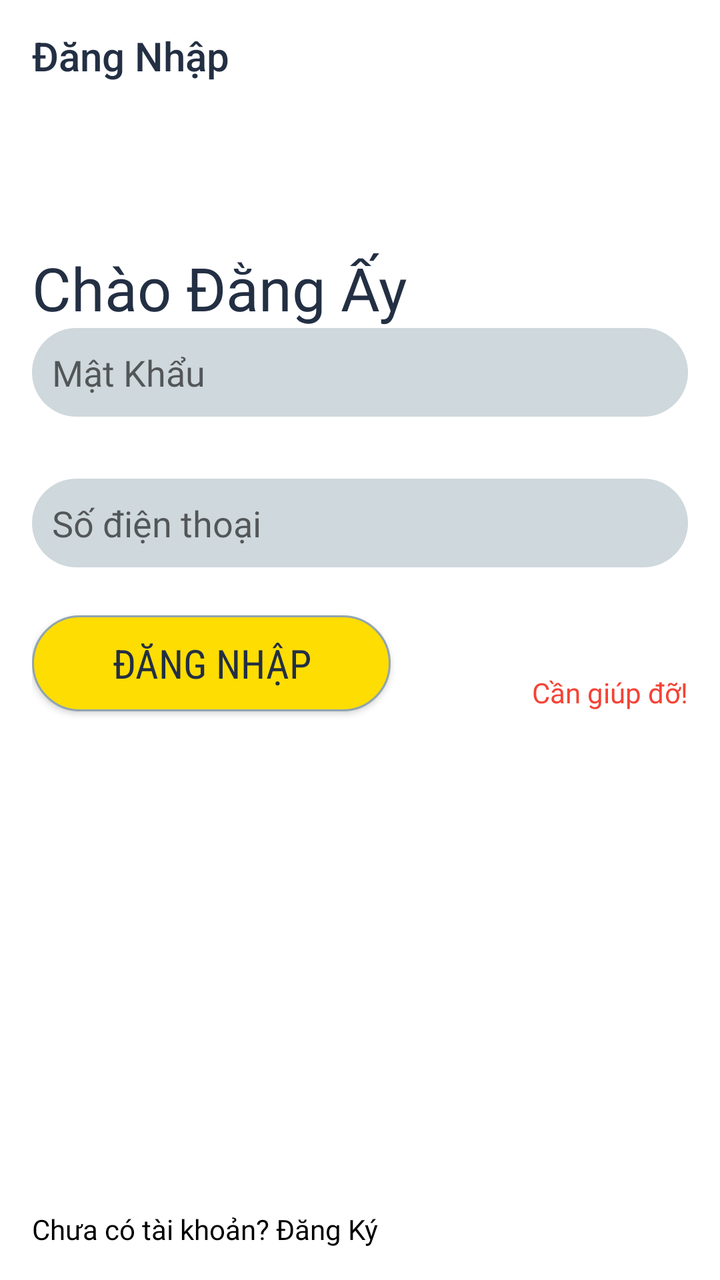
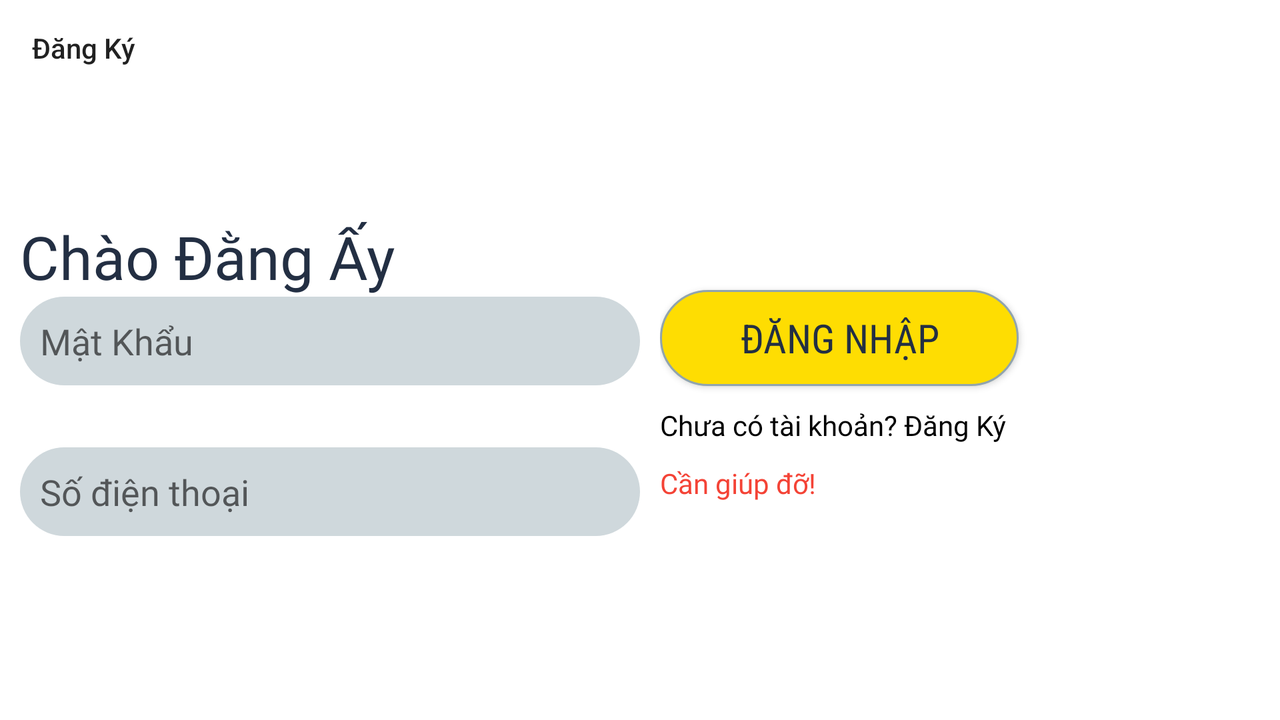

First picture: res/layout/ on a phone held upright. Second picture: the repository's own variant of that layout, on a device whose configuration matches the variant's folder. Source for both follows.
<!-- AndroidManifest.xml: application theme AppTheme -->
<!-- res/layout/activity_signin.xml -->
<?xml version="1.0" encoding="utf-8"?>
<androidx.constraintlayout.widget.ConstraintLayout xmlns:android="http://schemas.android.com/apk/res/android"
    xmlns:app="http://schemas.android.com/apk/res-auto"
    xmlns:tools="http://schemas.android.com/tools"
    android:layout_width="match_parent"
    android:layout_height="match_parent"
    android:background="@color/md_white_1000"
    tools:context=".ui.login.signin.SignInActivity">

    <androidx.constraintlayout.widget.ConstraintLayout
        style="@style/CardViewBackGround"
        android:layout_width="0dp"
        android:layout_height="0dp"
        app:layout_constraintBottom_toBottomOf="parent"
        app:layout_constraintEnd_toEndOf="parent"
        app:layout_constraintHorizontal_bias="1.0"
        app:layout_constraintStart_toStartOf="parent"
        app:layout_constraintTop_toTopOf="parent"
        app:layout_constraintVertical_bias="0.0">

        <EditText
            android:id="@+id/includeCountMember"
            android:layout_width="0dp"
            android:layout_height="wrap_content"
            android:layout_marginTop="100dp"
            android:background="@drawable/bg_edittext"
            android:fontFamily="@font/robotocondensed_regular"
            android:hint="@string/password"
            android:padding="10dp"
            android:inputType="textPassword"
            android:textColor="@android:color/black"
            app:layout_constraintEnd_toEndOf="parent"
            app:layout_constraintHorizontal_bias="0.0"
            app:layout_constraintStart_toStartOf="parent"
            app:layout_constraintTop_toTopOf="parent" />

        <EditText
            android:id="@+id/includePassWords"
            android:layout_width="0dp"
            android:layout_height="wrap_content"
            android:layout_marginTop="31dp"
            android:background="@drawable/bg_edittext"
            android:fontFamily="@font/robotocondensed_regular"
            android:hint="@string/phone_number"
            android:padding="10dp"
            android:textColor="@android:color/black"
            app:layout_constraintEnd_toEndOf="parent"
            app:layout_constraintStart_toStartOf="parent"
            app:layout_constraintTop_toBottomOf="@+id/includeCountMember" />

        <Button
            android:id="@+id/btnLogin"
            style="@style/ButtonBackGround"
            android:layout_width="0dp"
            android:layout_height="wrap_content"
            android:layout_marginTop="24dp"
            android:paddingStart="40dp"
            android:paddingEnd="40dp"
            android:text="@string/sign_in"
            app:layout_constraintStart_toStartOf="parent"
            app:layout_constraintTop_toBottomOf="@+id/includePassWords" />

        <TextView
            android:id="@+id/textView2"
            android:layout_width="wrap_content"
            android:layout_height="wrap_content"
            android:text="@string/need_help"
            app:layout_constraintBottom_toBottomOf="@+id/btnLogin"
            app:layout_constraintEnd_toEndOf="parent"
            app:layout_constraintTop_toTopOf="@+id/btnLogin"
            app:layout_constraintVertical_bias="1.0"
            android:textColor="@color/md_red_500"
            android:fontFamily="@font/robotocondensed_regular"
            android:paddingTop="10dp"/>

        <TextView
            android:id="@+id/tvSignUp"
            android:layout_width="wrap_content"
            android:layout_height="wrap_content"
            android:text="@string/not_have_account"
            app:layout_constraintBottom_toBottomOf="parent"
            app:layout_constraintStart_toStartOf="parent"
            android:fontFamily="@font/robotocondensed_regular"
            android:textColor="@color/md_black_1000"
            android:paddingTop="10dp"
            />

        <TextView
            android:id="@+id/textView3"
            style="@style/TextViewBackground"
            android:layout_width="wrap_content"
            android:layout_height="wrap_content"
            android:text="@string/hi_there"
            android:textSize="30sp"
            app:layout_constraintBottom_toTopOf="@+id/includeCountMember"
            app:layout_constraintStart_toStartOf="parent" />


    </androidx.constraintlayout.widget.ConstraintLayout>

    <androidx.appcompat.widget.Toolbar
        android:id="@+id/toolbarHomeStaysDetail"
        style="@style/ToolbarBg"
        android:layout_width="0dp"
        android:layout_height="wrap_content"
        app:layout_constraintEnd_toEndOf="parent"
        app:layout_constraintStart_toStartOf="parent"
        app:layout_constraintTop_toTopOf="parent"
        app:title="@string/title"
        app:titleTextColor="@color/colorPrimaryDark" />
</androidx.constraintlayout.widget.ConstraintLayout>
<!-- resources referenced by this layout -->
<resources>
  <color name="colorPrimaryDark">#232F43</color>
  <color name="md_black_1000">#000000</color>
  <color name="md_red_500">#F44336</color>
  <color name="md_white_1000">#ffffff</color>
  <!-- drawable bg_edittext (drawable) -->
  <?xml version="1.0" encoding="utf-8"?>
  <shape xmlns:android="http://schemas.android.com/apk/res/android">
      <corners android:radius="50dp"/>
      <solid android:color="@color/md_blue_grey_100"/>
  </shape>
  <string name="hi_there">Chào Đằng Ấy</string>
  <string name="need_help">Cần giúp đỡ!</string>
  <string name="not_have_account">Chưa có tài khoản? Đăng Ký</string>
  <string name="password">Mật Khẩu</string>
  <string name="phone_number">Số điện thoại</string>
  <string name="sign_in">Đăng Nhập</string>
  <string name="title">Đăng Nhập</string>
  <style name="ButtonBackGround">
          <item name="android:background">@drawable/bg_button_rename</item>
          <item name="android:textColor">@color/colorPrimaryDark</item>
          <item name="android:fontFamily">sans-serif-condensed</item>
          <item name="android:textSize">20sp</item>
      </style>
  <style name="CardViewBackGround">
          <item name="android:background">@color/md_white_1000</item>
          <item name="android:layout_marginStart">16dp</item>
          <item name="android:layout_marginLeft">16dp</item>
          <item name="android:layout_marginTop">64dp</item>
          <item name="android:layout_marginBottom">16dp</item>
          <item name="android:layout_marginEnd" tools:targetApi="jelly_bean_mr1">16dp</item>
      </style>
  <style name="TextViewBackground">
          <item name="android:fontFamily">@font/roboto_bold</item>
          <item name="android:textSize">19sp</item>
          <item name="android:textColor">@color/colorPrimaryDark</item>
      </style>
  <style name="ToolbarBg">
          <item name="android:background">@color/md_white_1000</item>
          <item name="android:minHeight">?attr/actionBarSize</item>
          <item name="android:theme">?attr/actionBarTheme</item>
          <item name="android:titleTextColor">@color/md_white_1000</item>
  
      </style>
  <style name="AppTheme" parent="Theme.AppCompat.Light.NoActionBar">
          
          <item name="colorPrimary">@color/colorPrimary</item>
          <item name="colorPrimaryDark">@color/colorPrimaryDark</item>
          <item name="colorAccent">@color/colorAccent</item>
      </style>
  <color name="md_blue_grey_100">#CFD8DC</color>
  <!-- drawable bg_button_rename (drawable) -->
  <?xml version="1.0" encoding="utf-8"?>
  <shape xmlns:android="http://schemas.android.com/apk/res/android">
      <solid android:color="#fedd02"/>
      <corners android:radius="50dp"/>
      <stroke android:color="@color/md_blue_grey_300" android:width="1dp"/>
  </shape>
  <color name="colorPrimary">#4A6572</color>
  <color name="colorAccent">#D81B60</color>
  <color name="md_blue_grey_300">#90A4AE</color>
</resources>
<!-- res/layout-land/activity_signin.xml (the repository's variant of the layout above) -->
<!-- drawn on the phone turned sideways -->
<?xml version="1.0" encoding="utf-8"?>
<LinearLayout xmlns:android="http://schemas.android.com/apk/res/android"
    xmlns:app="http://schemas.android.com/apk/res-auto"
    xmlns:tools="http://schemas.android.com/tools"
    android:layout_width="match_parent"
    android:layout_height="match_parent"
    android:background="@color/md_white_1000"
    android:orientation="vertical"
    tools:context=".ui.login.signin.SignInActivity">

    <androidx.appcompat.widget.Toolbar
        android:id="@+id/toolbar3"
        android:layout_width="match_parent"
        android:layout_height="wrap_content"
        android:background="@color/md_white_1000"
        android:minHeight="?attr/actionBarSize"
        android:theme="?attr/actionBarTheme"
        app:title="@string/sign_up"/>

    <LinearLayout
        android:baselineAligned="false"
        android:layout_width="match_parent"
        android:layout_height="match_parent"
        android:orientation="horizontal">

        <LinearLayout
            android:layout_width="0dp"
            android:layout_height="match_parent"
            android:layout_weight="1"
            android:orientation="vertical"
            android:layout_margin="10dp">

            <TextView
                android:id="@+id/textView3"
                style="@style/TextViewBackground"
                android:layout_width="wrap_content"
                android:layout_height="wrap_content"
                android:text="@string/hi_there"
                android:textSize="30sp"
                android:layout_marginTop="50dp"
                />

            <EditText
                android:id="@+id/includeCountMember"
                android:layout_width="match_parent"
                android:layout_height="wrap_content"
                android:background="@drawable/bg_edittext"
                android:fontFamily="@font/robotocondensed_regular"
                android:hint="@string/password"
                android:inputType="textPassword"
                android:padding="10dp"
                android:textColor="@android:color/black"
                 />

            <EditText
                android:id="@+id/includePassWords"
                android:layout_width="match_parent"
                android:layout_height="wrap_content"
                android:layout_marginTop="31dp"
                android:background="@drawable/bg_edittext"
                android:fontFamily="@font/robotocondensed_regular"
                android:hint="@string/phone_number"
                android:padding="10dp"
                android:inputType="phone"
                android:textColor="@android:color/black"
                 />
        </LinearLayout>

        <LinearLayout
            android:layout_width="0dp"
            android:layout_height="match_parent"
            android:layout_weight="1"
            android:orientation="vertical">

            <Button
                android:id="@+id/btnLogin"
                style="@style/ButtonBackGround"
                android:layout_width="wrap_content"
                android:layout_height="wrap_content"
                android:layout_marginTop="97dp"
                android:paddingStart="40dp"
                android:paddingEnd="40dp"
                android:text="@string/sign_in"
                 />

            <TextView
                android:id="@+id/tvSignUp"
                android:layout_width="wrap_content"
                android:layout_height="wrap_content"
                android:fontFamily="@font/robotocondensed_regular"
                android:paddingTop="10dp"
                android:text="@string/not_have_account"
                android:textColor="@color/md_black_1000"
                app:layout_constraintEnd_toEndOf="@+id/btnLogin"
                app:layout_constraintTop_toBottomOf="@+id/btnLogin" />

            <TextView
                android:id="@+id/tvNeedHelp"
                android:layout_width="wrap_content"
                android:layout_height="wrap_content"
                android:fontFamily="@font/robotocondensed_regular"
                android:paddingTop="10dp"
                android:text="@string/need_help"
                android:textColor="@color/md_red_500"
                app:layout_constraintEnd_toEndOf="@+id/tvSignUp"
                app:layout_constraintTop_toBottomOf="@+id/tvSignUp" />


        </LinearLayout>
    </LinearLayout>
</LinearLayout>
<!-- resources referenced by the variant -->
<!-- as the phone turned sideways resolves them -->
<resources>
  <color name="md_black_1000">#000000</color>
  <color name="md_red_500">#F44336</color>
  <color name="md_white_1000">#ffffff</color>
  <!-- drawable bg_edittext (drawable) -->
  <?xml version="1.0" encoding="utf-8"?>
  <shape xmlns:android="http://schemas.android.com/apk/res/android">
      <corners android:radius="50dp"/>
      <solid android:color="@color/md_blue_grey_100"/>
  </shape>
  <string name="hi_there">Chào Đằng Ấy</string>
  <string name="need_help">Cần giúp đỡ!</string>
  <string name="not_have_account">Chưa có tài khoản? Đăng Ký</string>
  <string name="password">Mật Khẩu</string>
  <string name="phone_number">Số điện thoại</string>
  <string name="sign_in">Đăng Nhập</string>
  <string name="sign_up">Đăng Ký</string>
  <style name="ButtonBackGround">
          <item name="android:background">@drawable/bg_button_rename</item>
          <item name="android:textColor">@color/colorPrimaryDark</item>
          <item name="android:fontFamily">sans-serif-condensed</item>
          <item name="android:textSize">20sp</item>
      </style>
  <style name="TextViewBackground">
          <item name="android:fontFamily">@font/roboto_bold</item>
          <item name="android:textSize">19sp</item>
          <item name="android:textColor">@color/colorPrimaryDark</item>
      </style>
  <style name="AppTheme" parent="Theme.AppCompat.Light.NoActionBar">
          
          <item name="colorPrimary">@color/colorPrimary</item>
          <item name="colorPrimaryDark">@color/colorPrimaryDark</item>
          <item name="colorAccent">@color/colorAccent</item>
      </style>
  <color name="md_blue_grey_100">#CFD8DC</color>
  <!-- drawable bg_button_rename (drawable) -->
  <?xml version="1.0" encoding="utf-8"?>
  <shape xmlns:android="http://schemas.android.com/apk/res/android">
      <solid android:color="#fedd02"/>
      <corners android:radius="50dp"/>
      <stroke android:color="@color/md_blue_grey_300" android:width="1dp"/>
  </shape>
  <color name="colorPrimaryDark">#232F43</color>
  <color name="colorPrimary">#4A6572</color>
  <color name="colorAccent">#D81B60</color>
  <color name="md_blue_grey_300">#90A4AE</color>
</resources>
